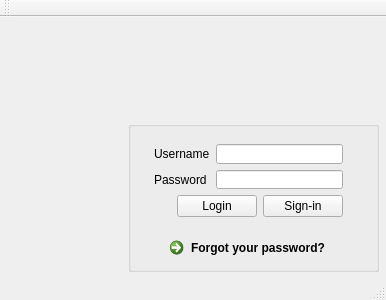
<?xml version="1.0" encoding="UTF-8"?>
<ui version="4.0">
 <class>Login</class>
 <widget class="QMainWindow" name="Login">
  <property name="geometry">
   <rect>
    <x>0</x>
    <y>0</y>
    <width>386</width>
    <height>300</height>
   </rect>
  </property>
  <property name="windowTitle">
   <string>Login</string>
  </property>
  <widget class="QWidget" name="centralWidget">
   <widget class="QGroupBox" name="groupBox">
    <property name="geometry">
     <rect>
      <x>128</x>
      <y>104</y>
      <width>251</width>
      <height>151</height>
     </rect>
    </property>
    <property name="title">
     <string/>
    </property>
    <widget class="QWidget" name="layoutWidget">
     <property name="geometry">
      <rect>
       <x>15</x>
       <y>12</y>
       <width>211</width>
       <height>95</height>
      </rect>
     </property>
     <layout class="QVBoxLayout" name="verticalLayout_3">
      <item>
       <layout class="QHBoxLayout" name="horizontalLayout">
        <item>
         <layout class="QVBoxLayout" name="verticalLayout">
          <item>
           <widget class="QLabel" name="labelUsername">
            <property name="text">
             <string>Username</string>
            </property>
           </widget>
          </item>
          <item>
           <widget class="QLabel" name="labelPassword">
            <property name="text">
             <string>Password</string>
            </property>
           </widget>
          </item>
         </layout>
        </item>
        <item>
         <layout class="QVBoxLayout" name="verticalLayout_2">
          <item>
           <widget class="QLineEdit" name="lineUsername"/>
          </item>
          <item>
           <widget class="QLineEdit" name="linePassword">
            <property name="echoMode">
             <enum>QLineEdit::Password</enum>
            </property>
           </widget>
          </item>
         </layout>
        </item>
       </layout>
      </item>
      <item>
       <layout class="QHBoxLayout" name="horizontalLayout_2">
        <item>
         <spacer name="horizontalSpacer">
          <property name="orientation">
           <enum>Qt::Horizontal</enum>
          </property>
          <property name="sizeHint" stdset="0">
           <size>
            <width>40</width>
            <height>20</height>
           </size>
          </property>
         </spacer>
        </item>
        <item>
         <widget class="QPushButton" name="loginBttn">
          <property name="text">
           <string>Login</string>
          </property>
         </widget>
        </item>
        <item>
         <widget class="QPushButton" name="signinBttn">
          <property name="text">
           <string>Sign-in</string>
          </property>
         </widget>
        </item>
       </layout>
      </item>
     </layout>
    </widget>
    <widget class="QCommandLinkButton" name="commandLinkButton">
     <property name="geometry">
      <rect>
       <x>34</x>
       <y>109</y>
       <width>191</width>
       <height>41</height>
      </rect>
     </property>
     <property name="text">
      <string>Forgot your password?</string>
     </property>
    </widget>
    <zorder>layoutWidget</zorder>
    <zorder>commandLinkButton</zorder>
    <zorder>commandLinkButton</zorder>
   </widget>
   <widget class="QLabel" name="logo">
    <property name="geometry">
     <rect>
      <x>10</x>
      <y>100</y>
      <width>111</width>
      <height>131</height>
     </rect>
    </property>
    <property name="text">
     <string/>
    </property>
   </widget>
   <widget class="QLabel" name="mainlogo">
    <property name="geometry">
     <rect>
      <x>40</x>
      <y>0</y>
      <width>311</width>
      <height>91</height>
     </rect>
    </property>
    <property name="layoutDirection">
     <enum>Qt::LeftToRight</enum>
    </property>
    <property name="text">
     <string/>
    </property>
    <property name="textFormat">
     <enum>Qt::AutoText</enum>
    </property>
    <property name="alignment">
     <set>Qt::AlignCenter</set>
    </property>
   </widget>
  </widget>
  <widget class="QMenuBar" name="menuBar">
   <property name="geometry">
    <rect>
     <x>0</x>
     <y>0</y>
     <width>386</width>
     <height>21</height>
    </rect>
   </property>
  </widget>
  <widget class="QToolBar" name="mainToolBar">
   <attribute name="toolBarArea">
    <enum>TopToolBarArea</enum>
   </attribute>
   <attribute name="toolBarBreak">
    <bool>false</bool>
   </attribute>
  </widget>
  <widget class="QStatusBar" name="statusBar"/>
 </widget>
 <layoutdefault spacing="6" margin="11"/>
 <resources/>
 <connections/>
</ui>
